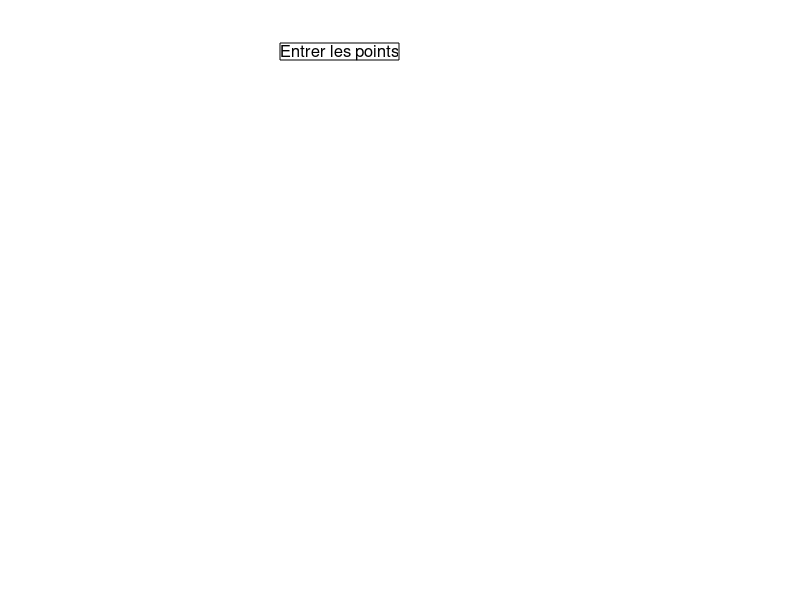

Reproduce this figure in MATLAB. (Note: this script raises an error after producing the figure.)
  function []= Courbe_de_bezier()

resolution=10;       %nombre de points evalues sur la courbe de Bezier
K=0;              %variable d'etat
%a=2; b=4;
matrice = [0,0]; 
curve = [0,0];   %ensemble des points de controle

while K~=4 %arreter
   K=menu('Que voulez-vous faire ?','NEW -cardinal splines-  (bouton souris, puis <ENTER>', 'NEW -notre calcul des tangentes','Superposer une autre courbe','ARRETER');
   if K==1 %new
      figure(1)
      clf;                  %affichage d'une fenetre vide
      hold on;              %tous les plot seront executes sur cette meme fenetre
      axis([0 10 0 10])    %les axes sont definitivement fixes
      axis off
      
      c_couleur = inputdlg({'Valeur de c ?', 'Couleur du tracé ? (r,m,c,b,g,y,k)'});   
      c=str2num(c_couleur{1});
 
      %Points de controle
      matrice_pk = [0,0];
      annotation('textbox', [0.35 0.9 .1 .1], 'String', 'Entrer les points', 'Fontsize', 12, ...
           'FitBoxToText', 'on', 'Tag', 'EntrerPC');
      for i=1:999         %on limite le nombre de points de controle a 1000
         [X,Y]=ginput(1);  %prise en compte d'un clic de souris
         if isempty(X)     %si on appuie sur <ENTER>
            break
         end
         matrice_pk(1,i)=X;   %coordonnees x des points de controle
         matrice_pk(2,i)=Y;   %coordonnees y des points de controle
         figure(1);
         plot(matrice_pk(1,i),matrice_pk(2,i),'o') %affichage du point de controle i
      end
      plot(matrice_pk(1,:),matrice_pk(2,:),'b') %affichage du polygone de controle
      matrice_pk
      matrice_pk(:,1)
      
      %Tangentes
      %tangentes internes
      matrice_mk = estimation(matrice_pk) %A CHANGER POUR METHODE CALCUL TANGENTES
      
      delete(findall(gcf,'Tag','EntrerPC'));
      annotation('textbox', [0.35 0.9 .1 .1], 'String', 'Entrer les tangentes', 'Fontsize', 12, ...
           'FitBoxToText', 'on', 'Tag', 'EntrerT');
       
      %tangentes extermes donnees par user
      %premiere tangente
      [X,Y]=ginput(1);
      matrice_mk(1,1)= X - matrice_pk(1,1);
      matrice_mk(2,1) = Y - matrice_pk(2,1);
	  plot(matrice_mk(1,1) + matrice_pk(1,1),matrice_mk(2,1) + matrice_pk(2,1),'x') %affichage du point extreme de tangente 1
      %affichage de la premiere tangente
      tangente_extremite = [[X;Y],matrice_pk(:,1)];
      plot(tangente_extremite(1,1:2),tangente_extremite(2,1:2),'r--'); 
      
      %derniere tangente
      [X,Y]=ginput(1);
      nbpoints = size(matrice_mk, 2);
      matrice_mk(1,nbpoints)= X - matrice_pk(1,nbpoints);
      matrice_mk(2,nbpoints) = Y - matrice_pk(2,nbpoints);
	  plot(matrice_mk(1,nbpoints) + matrice_pk(1,nbpoints),matrice_mk(2,nbpoints) + matrice_pk(2,nbpoints),'x') %affichage du extreme de tangente 1
      %affichage de la derniere tangente
      tangente_extremite = [[X;Y],matrice_pk(:,nbpoints)];
      plot(tangente_extremite(1,1:2),tangente_extremite(2,1:2),'r--');
      delete(findall(gcf,'Tag','EntrerT'))
      
      for i=1:nbpoints-1
          Hermite_points = hermite(matrice_pk(:,1:2), matrice_mk, c, 0, resolution);
          figure(1)
          plot(Hermite_points(1,:), Hermite_points(2,:), c_couleur{2})
      end
      %courbure
      x = Hermite_points(1,:);
      y = Hermite_points(2,:);
      for i = 2:size(x,2)-1
          xmoins = x(i) - x(i-1);
          xplus = x(i+1) - x(i);
          ymoins = y(i) - y(i-1);
          yplus = y(i+1) - y(i);
          xdist = x(i-1) - x(i+1);
          ydist = y(i-1) - y(i+1);
          curve(i) = 2*(xmoins*yplus - xplus*ymoins);
          curve(i) = curve(i) / sqrt((xmoins^2 + ymoins^2)*(xplus^2 + yplus^2)*(xdist^2 + ydist^2));
      end
      curve(1) = curve(2);
      curve(size(x,2)) = curve(size(x,2)-1);
      figure(2)
      plot(curve, c_couleur{2});
           
    elseif K==2 %Notre calcul des tangentes
      couleur=inputdlg({'Couleur du tracé ? (r,m,c,b,g,y,k)'});
      c=0;
      figure(1)
      clf                  
      hold on              
      axis([0 10 0 10])    
      axis off
      
      %Points de controle
      %Points de controle
      matrice_pk = [0,0];
      annotation('textbox', [0.35 0.9 .1 .1], 'String', 'Entrer les points', 'Fontsize', 12, ...
           'FitBoxToText', 'on', 'Tag', 'EntrerPC');
      for i=1:999         %on limite le nombre de points de controle a 1000
         [X,Y]=ginput(1);  %prise en compte d'un clic de souris
         if isempty(X)     %si on appuie sur <ENTER>
            break
         end
         matrice_pk(1,i)=X;   %coordonnees x des points de controle
         matrice_pk(2,i)=Y;   %coordonnees y des points de controle
         figure(1);
         plot(matrice_pk(1,i),matrice_pk(2,i),'o') %affichage du point de controle i
      end
      plot(matrice_pk(1,:),matrice_pk(2,:),'b') %affichage du polygone de controle
      matrice_pk
      matrice_pk(:,1)
      
      %Tangentes
      %tangentes internes
      matrice_mk = estimation(matrice_pk) %A CHANGER POUR METHODE CALCUL TANGENTES
      
      delete(findall(gcf,'Tag','EntrerPC'));
      annotation('textbox', [0.35 0.9 .1 .1], 'String', 'Entrer les tangentes', 'Fontsize', 12, ...
           'FitBoxToText', 'on', 'Tag', 'EntrerT');
       
      %tangentes extermes donnees par user
      %premiere tangente
      [X,Y]=ginput(1);
      matrice_mk(1,1)= X - matrice_pk(1,1);
      matrice_mk(2,1) = Y - matrice_pk(2,1);
	  plot(matrice_mk(1,1) + matrice_pk(1,1),matrice_mk(2,1) + matrice_pk(2,1),'x') %affichage du point extreme de tangente 1
      %affichage de la premiere tangente
      tangente_extremite = [[X;Y],matrice_pk(:,1)];
      plot(tangente_extremite(1,1:2),tangente_extremite(2,1:2),'r--'); 
      
      %derniere tangente
      [X,Y]=ginput(1);
      nbpoints = size(matrice_mk, 2);
      matrice_mk(1,nbpoints)= X - matrice_pk(1,nbpoints);
      matrice_mk(2,nbpoints) = Y - matrice_pk(2,nbpoints);
	  plot(matrice_mk(1,nbpoints) + matrice_pk(1,nbpoints),matrice_mk(2,nbpoints) + matrice_pk(2,nbpoints),'x') %affichage du extreme de tangente 1
      %affichage de la derniere tangente
      tangente_extremite = [[X;Y],matrice_pk(:,nbpoints)];
      plot(tangente_extremite(1,1:2),tangente_extremite(2,1:2),'r--');
      delete(findall(gcf,'Tag','EntrerT'))
      
      for i=1:nbpoints-1
          Hermite_points = hermite(matrice_pk(:,1:2), matrice_mk, c, 0, resolution);
          figure(1)
          plot(Hermite_points(1,:), Hermite_points(2,:), couleur{1})
      end
      %courbure
      x = Hermite_points(1,:);
      y = Hermite_points(2,:);
      for i = 2:size(x,2)-1
          xmoins = x(i) - x(i-1);
          xplus = x(i+1) - x(i);
          ymoins = y(i) - y(i-1);
          yplus = y(i+1) - y(i);
          xdist = x(i-1) - x(i+1);
          ydist = y(i-1) - y(i+1);
          curve(i) = 2*(xmoins*yplus - xplus*ymoins);
          curve(i) = curve(i) / sqrt((xmoins^2 + ymoins^2)*(xplus^2 + yplus^2)*(xdist^2 + ydist^2));
      end
      curve(1) = curve(2);
      curve(size(x,2)) = curve(size(x,2)-1);
      figure(2)
      plot(curve, couleur{1});
      
   elseif K==3 %ajouter une courbe
      c_couleur = inputdlg({'Valeur de c ?', 'Couleur du tracé ?(r,m,c,b,g,y,k)'});
      c=str2num(c_couleur{1});
      Hermite_points = hermite(matrice, c, 0, resolution);
      figure(1)
      plot(Hermite_points(1,:), Hermite_points(2,:), c_couleur{2});
      x = Hermite_points(1,:)
      y = Hermite_points(2,:)
      for i = 2:size(x,2)-1
          xmoins = x(i) - x(i-1);
          xplus = x(i+1) - x(i);
          ymoins = y(i) - y(i-1);
          yplus = y(i+1) - y(i);
          xdist = x(i-1) - x(i+1);
          ydist = y(i-1) - y(i+1);
          curve(i) = 2*(xmoins*yplus - xplus*ymoins);
          curve(i) = curve(i) / sqrt((xmoins^2 + ymoins^2)*(xplus^2 + yplus^2)*(xdist^2 + ydist^2));
      end
      curve(1) = curve(2);
      curve(size(x,2)) = curve(size(x,2)-1);
      figure(2)
      plot(curve, c_couleur{2});
   end
  end
 close 
end
